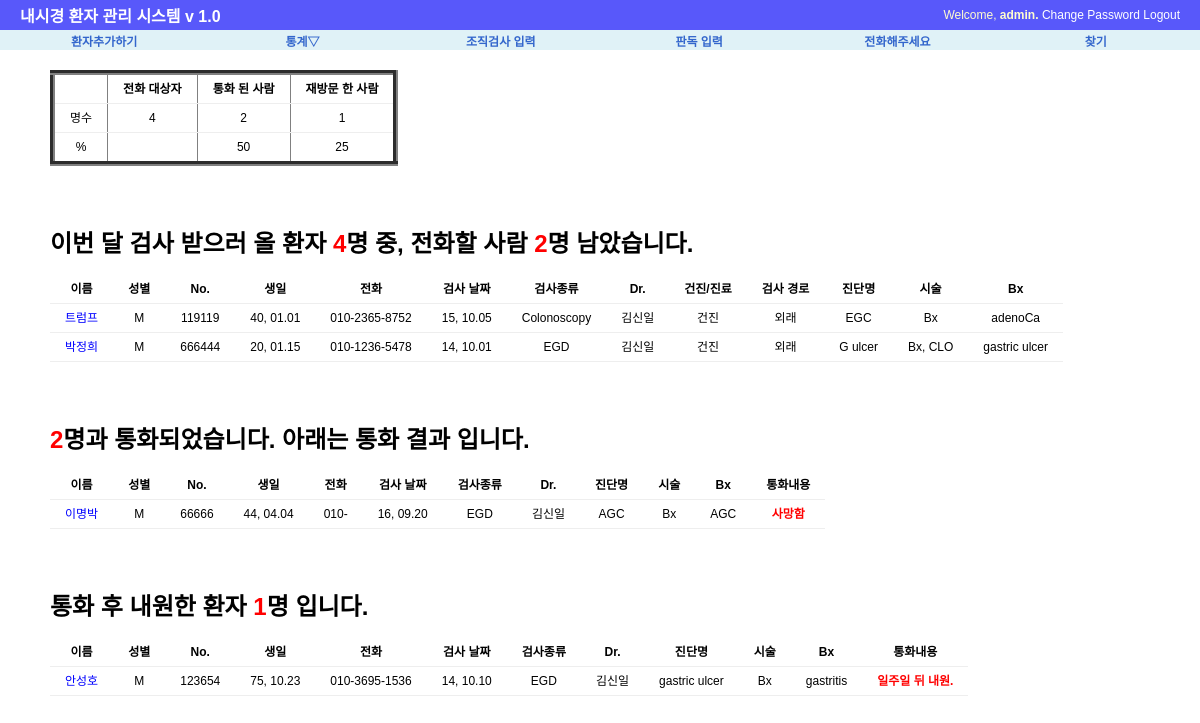
/procedure/phone/ (signed in), run on an earlier commit of the app's database.
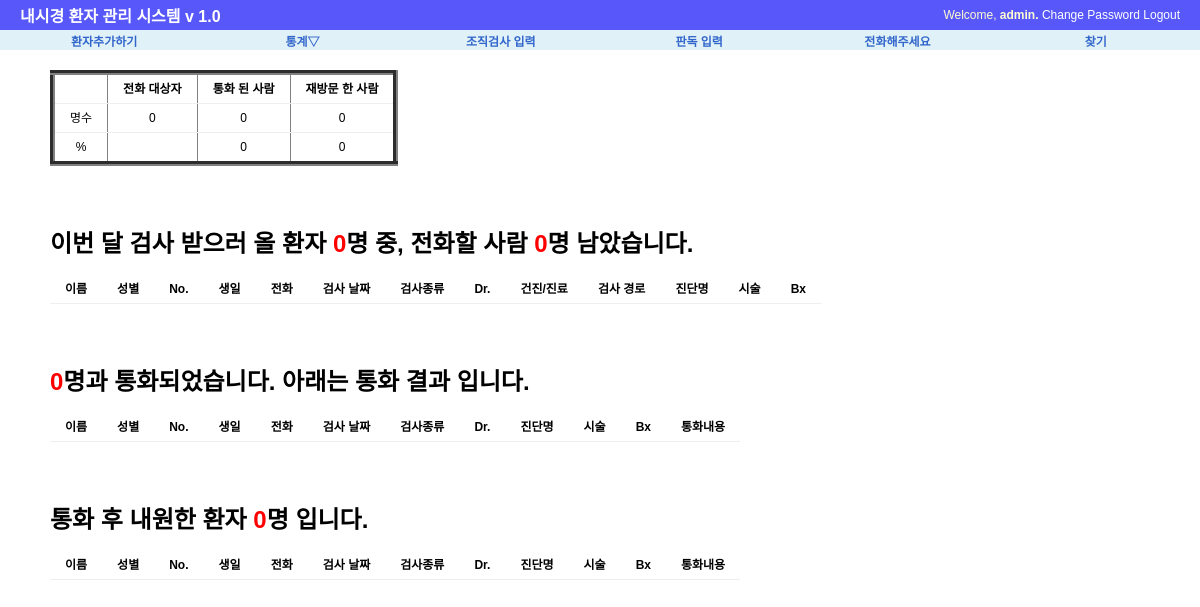
And on a later commit of the database.
### procedure/models.py (models this page shows, shortened)
class Exam(models.Model):
    exam_date=models.DateField('검사 날짜', default=date.today)
    exam_type=MultiSelectField('내시경 종류', max_length=20, max_choices=3,choices=(('E', 'EGD'),('C','Colonoscopy'), ('S','Sigmoidoscopy')))
    exam_doc=models.CharField('의사', max_length=30, choices=(('이영재','이영재'),('김신일','김신일')), default='김신일')
    exam_class=models.CharField('건진/진료',max_length=30, choices=(('건진',"건진"),('진료',"진료")), default='건진')
    exam_place=models.CharField('외래/입원', max_length=20, choices=(('입원', '입원'), ('외래', '외래')), default='외래')
    patient_name=models.CharField('환자 이름', max_length=50)
    hospital_no=models.CharField('환자등록 번호', max_length=10)
    patient_sex=models.CharField('성별',max_length=10, choices=(('M',"남자"),('F', "여자")), default='M')
    patient_birth=models.DateField('생일', auto_now=False)
    patient_phone=models.CharField("전화번호", max_length=15, default="010-")
    exam_Dx=models.CharField("내시경 진단명",max_length=200)
    exam_procedure=MultiSelectField("시술", max_length=20, max_choices=5, choices=(('None','None'),('Bx',"Bx"),('CLO','CLO'),('Polypectomy', "Polypectomy"),("EMR",'EMR'),
                                                           ('ForeignBody','Foreign Body Remove'),('BleedingControl','Bleeding Control'),('PEG','PEG')))
    Bx_result=models.CharField("조직검사 결과", max_length=200, default=".")
    follow_up=models.IntegerField("추적검사 기간", default=0)
    phone_check=models.CharField("전화 통화 결과", max_length=50, default='.')
    re_visit=models.BooleanField("재방문", default=False)
    class Meta:
        ordering=['-exam_date']

### procedure/views.py (the view)
@login_required
def phone(request):
    today=date.today()
    all_patients=Exam.objects.all()
    context={'phone_list':[], 'phoned_list':[], 'visited_list':[],  'total_number':0, 'will_phone_number':0, 'phoned_number':0, 'visited_number':0, 'phoned_fraction':0,"visited_fraction":0}
    for patient in all_patients:
        call_date=add_month(patient.exam_date, patient.follow_up)
        if today.year==call_date.year and today.month==call_date.month :
            if patient.exam_date.year == today.year and patient.exam_date.month == today.month:
                continue;
            else:
                if patient.phone_check == '.':
                    context['phone_list'].append(patient)
                elif patient.phone_check !='.':
                    if patient.re_visit == True:
                        context['visited_list'].append(patient)
                    else :
                        context['phoned_list'].append(patient)
    context['will_phone_number']=len(context['phone_list'])
    context['visited_number'] = len(context['visited_list'])
    context['phoned_number']=len(context['phoned_list'])+context['visited_number']
    context['total_number'] = context['will_phone_number'] + context['phoned_number']
    if context['total_number'] ==0:
        context['phoned_fraction'], context['visited_fraction'] = 0,0
    else :
        context['phoned_fraction']=round(float(context['phoned_number'])/context['total_number']*100)
        context['visited_fraction']=round(float(context['visited_number'])/context['total_number']*100)
    return render(request, 'procedure/phone_list.html', context)

### procedure/views.py (called while the page is built)
def add_month(date, months):
    month=date.month + int(months)-1
    year=int(date.year + (month/12))
    month=(month%12)+1
    day=date.day
    new_date=date.replace(year=year, month=month, day=day)
    return new_date

### procedure/templates/procedure/phone_list.html (shortened to what this page needs)
{%  extends "base.html" %}
{% block content %}
<div id="content">
    <table border="5" >
        <tr>
            <th></th>
            <th> 전화 대상자</th>
            <th> 통화 된 사람</th>
            <th> 재방문 한 사람</th>
        </tr>
        <tr>
            <td> 명수</td>
            <td> {{total_number}}</td>
            <td> {{phoned_number}}</td>
            <td> {{visited_number}}</td>
        </tr>
        <tr>
            <td> % </td>
            <td> </td>
            <td> {{phoned_fraction}}</td>
            <td> {{visited_fraction}}</td>
        </tr>
    </table>
    <br><br><br>
    <h1> 이번 달 검사 받으러 올 환자 <font color="red">{{total_number}}</font>명 중, 전화할 사람 <font color="red">{{will_phone_number}}</font>명 남았습니다.</h1>
        <table>
        <tr>
        <th> 이름</th>
        <th> 성별</th>
        <th> No.</th>
        <th> 생일</th>
        <th> 전화</th>
        <th> 검사 날짜</th>
        <th> 검사종류</th>
        <th> Dr.</th>
        <th> 건진/진료</th>
        <th> 검사 경로</th>
        <th> 진단명</th>
        <th> 시술</th>
        <th> Bx </th>
        </tr>
    {% for list in phone_list %}
    <tr>
        <td><a href="{% url 'procedure:phonecheck' list.id %}"><font color="blue">{{ list.patient_name }}</font></a></td>
        <td>{{ list.patient_sex }}</td>
        <td>{{ list.hospital_no}}</td>
        <td>{{ list.patient_birth |  date:"y, m.d"}}</td>
        <td>{{ list.patient_phone }}</td>
        <td>{{ list.exam_date |  date:"y, m.d" }}</td>
        <td>{{ list.exam_type }}</td>
        <td>{{ list.exam_doc}}</td>
        <td>{{ list.exam_class }}</td>
        <td>{{ list.exam_place }}</td>
        <td>{{ list.exam_Dx }}</td>
        <td>{{ list.exam_procedure }}</td>
        <td>{{ list.Bx_result }}</td>
        </tr>
    {% endfor %}
        </table>
    <br><br><br>
    <h1> <font color="red">{{phoned_number}}</font>명과 통화되었습니다. 아래는 통화 결과 입니다.</h1>
    <table>
        <tr>
        <th> 이름</th>
        <th> 성별</th>
        <th> No.</th>
        <th> 생일</th>
        <th> 전화</th>
        <th> 검사 날짜</th>
        <th> 검사종류</th>
        <th> Dr.</th>
        <th> 진단명</th>
        <th> 시술</th>
        <th> Bx </th>
        <th> 통화내용</th>
        </tr>
    {% for list in phoned_list %}
    <tr>
        <td><a href="{% url 'procedure:revisit' list.id %}"><font color="blue">{{ list.patient_name }}</font></a></td>
        <td>{{ list.patient_sex }}</td>
        <td>{{ list.hospital_no}}</td>
        <td>{{ list.patient_birth |  date:"y, m.d"}}</td>
        <td>{{ list.patient_phone }}</td>
        <td>{{ list.exam_date |  date:"y, m.d" }}</td>
        <td>{{ list.exam_type }}</td>
        <td>{{ list.exam_doc}}</td>
        <td>{{ list.exam_Dx }}</td>
        <td>{{ list.exam_procedure }}</td>
        <td>{{ list.Bx_result }}</td>
        <td><font color="red"><b>{{ list.phone_check }}</b></font></td>
    </tr>
    {% endfor %}
    </table>
    <br><br><br>
    <h1> 통화 후 내원한 환자 <font color="red">{{visited_number}}</font>명 입니다.</h1>
    <table>
        <tr>
        <th> 이름</th>
        <th> 성별</th>
        <th> No.</th>
        <th> 생일</th>
        <th> 전화</th>
        <th> 검사 날짜</th>
        <th> 검사종류</th>
        <th> Dr.</th>
        <th> 진단명</th>
        <th> 시술</th>
        <th> Bx </th>
        <th> 통화내용</th>
        </tr>
    {% for list in visited_list %}
    <tr>
        <td><a href="{% url 'procedure:revisit' list.id %}"><font color="blue">{{ list.patient_name }}</font></a></td>
        <td>{{ list.patient_sex }}</td>
        <td>{{ list.hospital_no}}</td>
        <td>{{ list.patient_birth |  date:"y, m.d"}}</td>
        <td>{{ list.patient_phone }}</td>
        <td>{{ list.exam_date |  date:"y, m.d" }}</td>
        <td>{{ list.exam_type }}</td>
        <td>{{ list.exam_doc}}</td>
        <td>{{ list.exam_Dx }}</td>
        <td>{{ list.exam_procedure }}</td>
        <td>{{ list.Bx_result }}</td>
        <td><font color="red"><b>{{ list.phone_check }}</b></font></td>
    </tr>
    {% endfor %}
    </table>
</div>
{% endblock %}

### templates/base.html (shortened to what this page needs)
<!DOCTYPE html>
<html lang="ko">
<head>
    {% load staticfiles %}
    <link rel="stylesheet" type="text/css" href="{% static "css/base.css" %}" >
    <link rel="stylesheet" type="text/css" href="{% block extrastyle %}{% endblock %}" />
</head>
<body>
<div id="header">
    <h2 class="maintitle"><a href="#"> <a href="{% url 'home' %}"> 내시경 환자 관리 시스템 v 1.0</a></h2>
    {% if user.is_active %}
    <h4 class="welcome">Welcome,
        <strong> {% firstof user.get_short_name user.get_username %}.</strong>
        <a href="{% url 'password_change' %}"> Change Password</a>
        <a href="{% url 'logout' %}">Logout</a>
    </h4>
    {% else %}
    <h4 class="welcome"> 로그인해 주세요./
        <a href=" {% url 'login' %}">Login</a>
        <a href=" {% url 'register' %}">Register</a>
    </h4>
    {% endif %}
</div>
<div id ="menu">
    <li><a href="{% url 'procedure:add' %}"> 환자추가하기</a></li>
    <li><a href="#" >통계&bigtriangledown;</a>
    </li>
    <li><a href="{% url 'procedure:biopsy' %}">조직검사 입력</a></li>
    <li><a href="{% url 'procedure:readinglist' %}">판독 입력</a></li>
    <li><a href="{% url 'procedure:phone' %}">전화해주세요</a></li>
    <li><a href="{% url 'procedure:search' %}"> 찾기</a></li>
</div>
{% block content %}{% endblock %}
</body>
</html>

### static/css/base.css (style rules this page uses)
body { font-family: "Lucida Grande", Verdana, Arial,sans-serif; font-size: 12px }
div#header { position: absolute; top: 0px; left: 0px; height: 30px; width:1200px; display: table; background: #5858FA; }
div#menu { position: absolute; top:30px; left:0px; height: 20px; width: 1200px; display:table; table-layout: fixed; border-spacing: 10px 0px; background: #E0F2F7; font_size: 8px; }
div#content { position: absolute; top: 70px; left: 50px; right: 50px; }
.maintitle { display: table-cell; vertical-align: middle; padding-left: 20px; color: #fffccf; font-weight: bold; font-size: 16px; }
.welcome { display: table-cell; vertical-align: middle; text-align: right; padding-right: 20px; color: #fffccf; font-weight: normal; font-size: 12px; }
div#menu a:link, div#menu a:visited { color:#36c; }
div#menu >li { display: table-cell; vertical-align: middle; border: 0px solid #bbb; border-radius: 5px; text-align: center; font-weight: bold; }
a:link, a:visited { color: #FFFFFF; text-decoration: none; }
table { border-collapse: collapse; text-align: center; }
td, th { line-height: 18px; border-bottom: 1px solid #eee; vertical-align: top; padding : 5px 15px; font-family : "Lucida Grande", Verdana, Arial, sans-serif; }

What changed in the data, as far as the page shows it:
removed Exam: patient_name "트럼프", patient_sex "M", hospital_no "119119", patient_birth "40, 01.01", patient_phone "010-2365-8752", exam_date "15, 10.05", exam_type "Colonoscopy", exam_doc "김신일", exam_class "건진", exam_place "외래", exam_Dx "EGC", exam_procedure "Bx", Bx_result "adenoCa", shown under "이번 달 검사 받으러 올 환자 4명 중, 전화할 사람 2명 남았습니다."
removed Exam: patient_name "박정희", patient_sex "M", hospital_no "666444", patient_birth "20, 01.15", patient_phone "010-1236-5478", exam_date "14, 10.01", exam_type "EGD", exam_doc "김신일", exam_class "건진", exam_place "외래", exam_Dx "G ulcer", exam_procedure "Bx, CLO", Bx_result "gastric ulcer", shown under "이번 달 검사 받으러 올 환자 4명 중, 전화할 사람 2명 남았습니다."
removed Exam: patient_name "이명박", patient_sex "M", hospital_no "66666", patient_birth "44, 04.04", patient_phone "010-", exam_date "16, 09.20", exam_type "EGD", exam_doc "김신일", exam_Dx "AGC", exam_procedure "Bx", Bx_result "AGC", phone_check "사망함", shown under "2명과 통화되었습니다. 아래는 통화 결과 입니다."
removed Exam: patient_name "안성호", patient_sex "M", hospital_no "123654", patient_birth "75, 10.23", patient_phone "010-3695-1536", exam_date "14, 10.10", exam_type "EGD", exam_doc "김신일", exam_Dx "gastric ulcer", exam_procedure "Bx", Bx_result "gastritis", phone_check "일주일 뒤 내원.", shown under "통화 후 내원한 환자 1명 입니다."
Also different on the page:
{{ total_number }}: "4" → "0"
{{ phoned_number }}: "2" → "0"
{{ visited_number }}: "1" → "0"
{{ phoned_fraction }}: "50" → "0"
{{ visited_fraction }}: "25" → "0"
{{ will_phone_number }}: "2" → "0"
